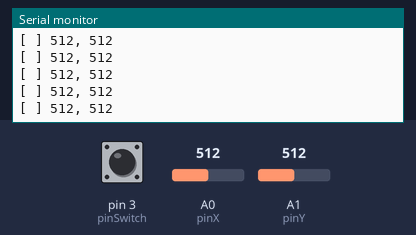
The sketch below on a simulated Arduino Uno, built with avr-gcc and run on an emulated ATmega328P. Parts: the last lines printed to the serial monitor. The test bench sets the inputs (shaded band); at power-on: A0 (pinX) = 512, A1 (pinY) = 512, pin 3 (pinSwitch) HIGH.

Above: at 1.2 s.
1.3 s: A0 (pinX) set to 104
At 2.3 s:
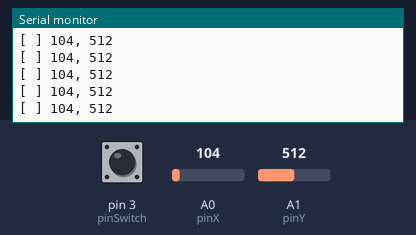
4.3 s: A0 (pinX) set to 94
At 5.0 s:
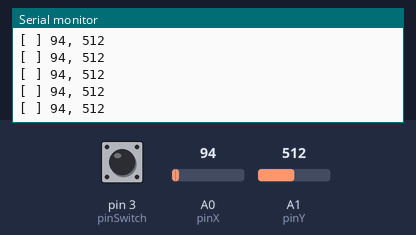
5.8 s: A1 (pinY) set to 985
At 6.5 s:
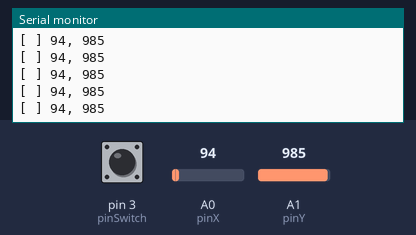
7.3 s: A1 (pinY) set to 1014
At 8.4 s:
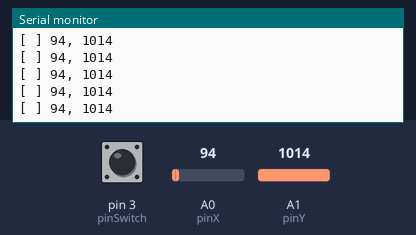
Timing chart, 0 to 10.3 s (numbered marks = the images above; inputs shaded):
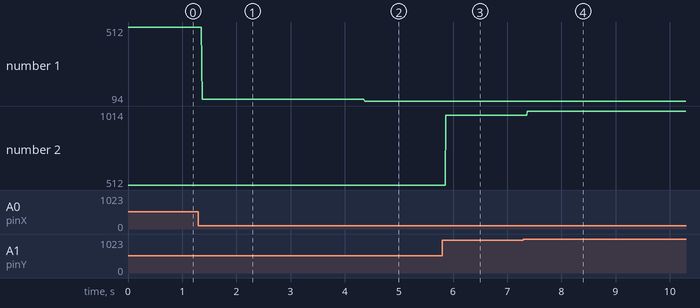

Measured:
- after the input at 1.3 s, the serial monitor: prints a new line after 0.07 s (image 1)
- after the input at 4.3 s, the serial monitor: prints a new line after 0.07 s (image 2)
- after the input at 5.8 s, the serial monitor: prints a new line after 0.07 s (image 3)
- after the input at 7.3 s, the serial monitor: prints a new line after 0.07 s (image 4)
- plotted number 1: 512 → 104 after the input at 1.3 s, 104 → 94 after the input at 4.3 s
- plotted number 2: 512 → 985 after the input at 5.8 s, 985 → 1014 after the input at 7.3 s

The sketch:

test.ino
```cpp
/*
 *
 * Joystick read demo
 * Clint Heyer, 2018
 *
 * Simply dumps switch status and x,y to the serial in a format for people
 *
 * 1. Connect up your analog joystick component, making sure to adjust the
 * pin numbers in the #define statements below.
 *
 * 2. Write it to your board and open the serial monitor. Observe the data that is received
 * when moving the joystick and pressing it.
 *
 */

#define pinX 0
#define pinY 1
#define pinSwitch 3

void setup() {
  // Need to set up digital pin as an input
  // (unnecessary for analog)
  pinMode(pinSwitch, INPUT_PULLUP);

  // Setup serial
  Serial.begin(9600);
}

void loop() {
  // Read data
  int x = analogRead(pinX);
  int y = analogRead(pinY);
  bool pressed = digitalRead(pinSwitch) == LOW;

  // Print out data to console
  if (pressed)
    Serial.print("[X] ");
  else
    Serial.print("[ ] ");

  Serial.print(x);
  Serial.print(", ");
  Serial.print(y);
  Serial.println();
}
```
